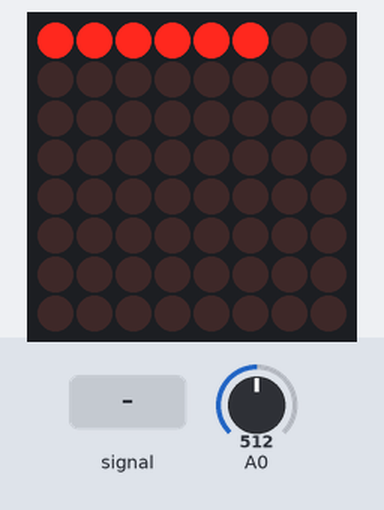
Recording of a sketch running on a simulated Arduino Uno, built with avr-gcc and run on an emulated ATmega328P. Shown: 8×8 LED matrix. The test bench sets the inputs (shaded band); at power-on: A0 = 512.

Above: at 1.2 s.
1.3 s: A0 fed a 200 Hz sine of ±81 counts around its level
At 1.57 s:
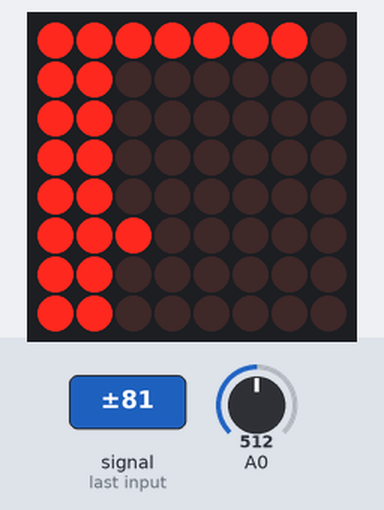
3.2 s: A0 set to 716
At 3.44 s:
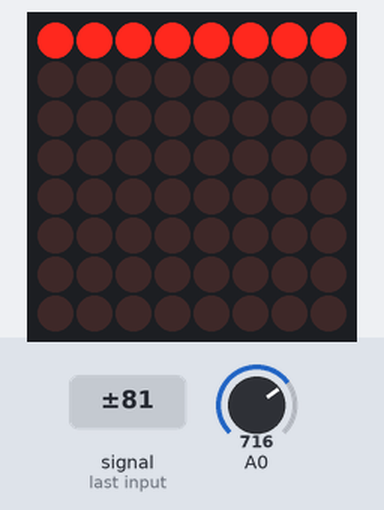
5.8 s: A0 set to 306
At 6.08 s:
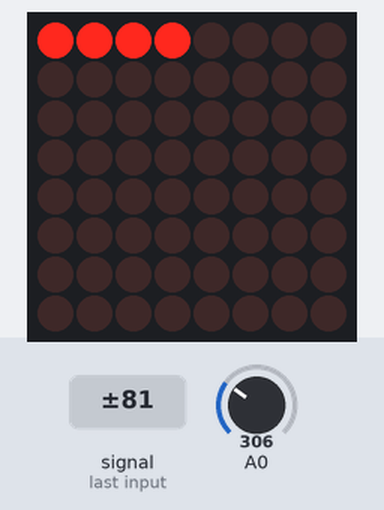
8.6 s: A0 fed a 1000 Hz sine of ±255 counts around its level
At 9.1 s:
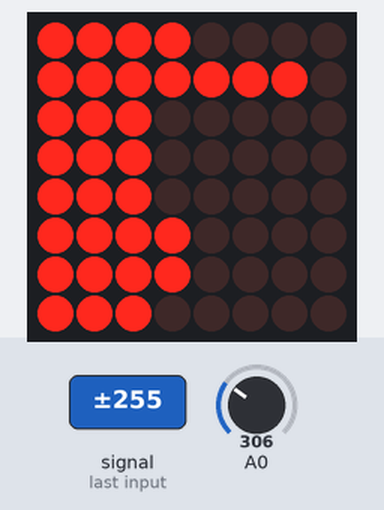
10.3 s: A0 fed a 2 Hz sine of ±306 counts around its level
12.2 s: A0 fed a 50 Hz sine of ±306 counts around its level
At 12.7 s:
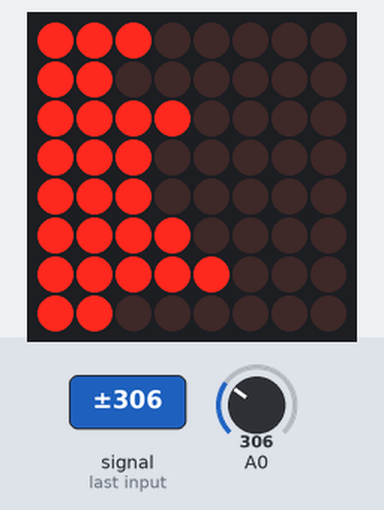

Measured:
- after the input at 1.3 s, the display: first changes at once (image 1 shows a later state)
- after the input at 3.2 s, the display: changes after 0.07 s (image 2)
- after the input at 5.8 s, the display: first differs from a run without the input after 0.08 s (image 3)
- after the input at 8.6 s, the display: first changes at once (image 4 shows a later state)
- after the input at 12.2 s, the display: first changes at once (image 5 shows a later state)
- what the display in image 0 shows lasts 0.4 s, from 0.8 s to 1.2 s

The sketch:

equalizer.ino
```cpp
#include "LedControlMS.h"
#include "fix_fft.h"

char im[128];
char data[128];
int i = 0;
int j = 0;
int k = 0;
int l0;
int l1;
int l2;
int l3;
int l4;
int l5;
int l6;
int l7;
LedControl lc = LedControl(12, 11, 10, 1);
void setup() {
  ADCSRA = (1 << ADEN) | (1 << ADPS0) | (0 << ADPS1) | (1 << ADPS2); // sps=500k ~f=10k
  lc.shutdown(0, false);
  /* Set the brightness to a medium values */
  lc.setIntensity(0, 1);
  /* and clear the display */
  lc.clearDisplay(0);
  pinMode(A0, INPUT);
}
void loop() {
  for (i = 0; i < 128; i++) {

    if (analogRead(A0) > 20) {
      data[i] = analogRead(A0) / 10;
    } else {
      data[i] = 0;
    }
    im[i] = 0;
  };
  fix_fft(data, im, 7, 0);

  for (i = 0; i < 64; i++) {
    data[i] = sqrt(data[i] * data[i] + im[i] * im[i]);
    data[i] = map(data[i], 0, 30, 0, 32);
  };
  l0 = (data[0] + data[1] + data[2] + data[3] + data[4] + data[5] + data[6] + data[7]) / 8;
  l1 = (data[8] + data[9] + data[10] + data[11] + data[12] + data[13] + data[14] + data[15]) / 3;
  l2 = (data[16] + data[17] + data[18] + data[19] + data[20] + data[21] + data[22] + data[23]) / 2;
  l3 = (data[24] + data[25] + data[26] + data[27] + data[28] + data[29] + data[30] + data[31]) / 2;
  l4 = (data[32] + data[33] + data[34] + data[35] + data[36] + data[37] + data[38] + data[39]) / 2;
  l5 = (data[40] + data[41] + data[42] + data[43] + data[44] + data[45] + data[46] + data[47]) / 2;
  l6 = (data[48] + data[49] + data[50] + data[51] + data[52] + data[53] + data[54] + data[55]) / 2;
  l7 = (data[56] + data[57] + data[58] + data[59] + data[60] + data[61] + data[62] + data[63]) / 2;
  i = 0;
  for (i = 0; i < l0; i++) {
    lc.setLed(0, 0, i, true);
  }
  i = 0;
  for (i = 0; i < l1; i++) {
    lc.setLed(0, 1, i, true);
  }
  i = 0;
  for (i = 0; i < l2; i++) {
    lc.setLed(0, 2, i, true);
  }
  i = 0;
  for (i = 0; i < l3; i++) {
    lc.setLed(0, 3, i, true);
  }
  i = 0;
  for (i = 0; i < l4; i++) {
    lc.setLed(0, 4, i, true);
  }
  i = 0;
  for (i = 0; i < l5; i++) {
    lc.setLed(0, 5, i, true);
  }
  i = 0;
  for (i = 0; i < l6; i++) {
    lc.setLed(0, 6, i, true);
  }
  i = 0;
  for (i = 0; i < l7; i++) {
    lc.setLed(0, 7, i, true);
  }
  i = 0;

  delay(50);
  lc.clearDisplay(0);
}
```

fix_fft.cpp
```cpp
#include <avr/pgmspace.h>
#include "fix_fft.h"

#include "Arduino.h"


#define N_WAVE	256    /* full length of Sinewave[] */
#define LOG2_N_WAVE 8	/* log2(N_WAVE) */


/*
 Since we only use 3/4 of N_WAVE, we define only
 this many samples, in order to conserve data space.
*/


const int8_t Sinewave[N_WAVE-N_WAVE/4] PROGMEM = {
0, 3, 6, 9, 12, 15, 18, 21,
24, 28, 31, 34, 37, 40, 43, 46,
48, 51, 54, 57, 60, 63, 65, 68,
71, 73, 76, 78, 81, 83, 85, 88,
90, 92, 94, 96, 98, 100, 102, 104,
106, 108, 109, 111, 112, 114, 115, 117,
118, 119, 120, 121, 122, 123, 124, 124,
125, 126, 126, 127, 127, 127, 127, 127,

127, 127, 127, 127, 127, 127, 126, 126,
125, 124, 124, 123, 122, 121, 120, 119,
118, 117, 115, 114, 112, 111, 109, 108,
106, 104, 102, 100, 98, 96, 94, 92,
90, 88, 85, 83, 81, 78, 76, 73,
71, 68, 65, 63, 60, 57, 54, 51,
48, 46, 43, 40, 37, 34, 31, 28,
24, 21, 18, 15, 12, 9, 6, 3,

0, -3, -6, -9, -12, -15, -18, -21,
-24, -28, -31, -34, -37, -40, -43, -46,
-48, -51, -54, -57, -60, -63, -65, -68,
-71, -73, -76, -78, -81, -83, -85, -88,
-90, -92, -94, -96, -98, -100, -102, -104,
-106, -108, -109, -111, -112, -114, -115, -117,
-118, -119, -120, -121, -122, -123, -124, -124,
-125, -126, -126, -127, -127, -127, -127, -127,

/*-127, -127, -127, -127, -127, -127, -126, -126,
-125, -124, -124, -123, -122, -121, -120, -119,
-118, -117, -115, -114, -112, -111, -109, -108,
-106, -104, -102, -100, -98, -96, -94, -92,
-90, -88, -85, -83, -81, -78, -76, -73,
-71, -68, -65, -63, -60, -57, -54, -51,
-48, -46, -43, -40, -37, -34, -31, -28,
-24, -21, -18, -15, -12, -9, -6, -3, */
};


/*
 FIX_MPY() - fixed-point multiplication & scaling.
 Substitute inline assembly for hardware-specific
 optimization suited to a particluar DSP processor.
 Scaling ensures that result remains 16-bit.
*/
inline char FIX_MPY(char a, char b)
{

 //Serial.println(a);
//Serial.println(b);


   /* shift right one less bit (i.e. 15-1) */
   int c = ((int)a * (int)b) >> 6;  //6
   /* last bit shifted out = rounding-bit */
   b = c & 0x01;
   /* last shift + rounding bit */
   a = (c >> 1) + b;

	 /*
	 Serial.println(Sinewave[3]);
	 Serial.println(c);
	 Serial.println(a);
	 while(1);*/

   return a;
}

/*
 fix_fft() - perform forward/inverse fast Fourier transform.
 fr[n],fi[n] are real and imaginary arrays, both INPUT AND
 RESULT (in-place FFT), with 0 <= n < 2**m; set inverse to
 0 for forward transform (FFT), or 1 for iFFT.
*/
int fix_fft(char fr[], char fi[], int m, int inverse)
{
   int mr, nn, i, j, l, k, istep, n, scale, shift;
   char qr, qi, tr, ti, wr, wi;

   n = 1 << m;

   /* max FFT size = N_WAVE */
   if (n > N_WAVE)
	 return -1;

   mr = 0;
   nn = n - 1;
   scale = 0;

   /* decimation in time - re-order data */
   for (m=1; m<=nn; ++m) {
	 l = n;
	 do {
		l >>= 1;
	 } while (mr+l > nn);
	 mr = (mr & (l-1)) + l;

	 if (mr <= m)
		continue;
	 tr = fr[m];
	 fr[m] = fr[mr];
	 fr[mr] = tr;
	 ti = fi[m];
	 fi[m] = fi[mr];
	 fi[mr] = ti;
   }

   l = 1;
   k = LOG2_N_WAVE-1;
   while (l < n) {
	 if (inverse) {
		/* variable scaling, depending upon data */
		shift = 0;
		for (i=0; i<n; ++i) {
		   j = fr[i];
		   if (j < 0)
			 j = -j;
		   m = fi[i];
		   if (m < 0)
			 m = -m;
		   if (j > 16383 || m > 16383) {
			 shift = 1;
			 break;
		   }
		}
		if (shift)
		   ++scale;
	 } else {
		/*
		 fixed scaling, for proper normalization --
		 there will be log2(n) passes, so this results
		 in an overall factor of 1/n, distributed to
		 maximize arithmetic accuracy.
		*/
		shift = 1;
	 }
	 /*
	   it may not be obvious, but the shift will be
	   performed on each data point exactly once,
	   during this pass.
	 */
	 istep = l << 1;
	 for (m=0; m<l; ++m) {
		j = m << k;
		/* 0 <= j < N_WAVE/2 */
		wr =  pgm_read_word_near(Sinewave + j+N_WAVE/4);
		wi = -pgm_read_word_near(Sinewave + j);
		if (inverse)
		   wi = -wi;
		if (shift) {
		   wr >>= 1;
		   wi >>= 1;
		}
		for (i=m; i<n; i+=istep) {
		   j = i + l;
		   tr = FIX_MPY(wr,fr[j]) - FIX_MPY(wi,fi[j]);
		   ti = FIX_MPY(wr,fi[j]) + FIX_MPY(wi,fr[j]);
		   qr = fr[i];
		   qi = fi[i];
		   if (shift) {
			 qr >>= 1;
			 qi >>= 1;
		   }
		   fr[j] = qr - tr;
		   fi[j] = qi - ti;
		   fr[i] = qr + tr;
		   fi[i] = qi + ti;
		}
	 }
	 --k;
	 l = istep;
   }
   return scale;
}

/*
 fix_fftr() - forward/inverse FFT on array of real numbers.
 Real FFT/iFFT using half-size complex FFT by distributing
 even/odd samples into real/imaginary arrays respectively.
 In order to save data space (i.e. to avoid two arrays, one
 for real, one for imaginary samples), we proceed in the
 following two steps: a) samples are rearranged in the real
 array so that all even samples are in places 0-(N/2-1) and
 all imaginary samples in places (N/2)-(N-1), and b) fix_fft
 is called with fr and fi pointing to index 0 and index N/2
 respectively in the original array. The above guarantees
 that fix_fft "sees" consecutive real samples as alternating
 real and imaginary samples in the complex array.
*/
int fix_fftr(char f[], int m, int inverse)
{
   int i, N = 1<<(m-1), scale = 0;
   char tt, *fr=f, *fi=&f[N];

   if (inverse)
	 scale = fix_fft(fi, fr, m-1, inverse);
   for (i=1; i<N; i+=2) {
	 tt = f[N+i-1];
	 f[N+i-1] = f[i];
	 f[i] = tt;
   }
   if (! inverse)
	 scale = fix_fft(fi, fr, m-1, inverse);
   return scale;
} 
```

fix_fft.h
```cpp
#ifndef FIXFFT_H
#define FIXFFT_H

#include "Arduino.h"

int fix_fft(char fr[], char fi[], int m, int inverse);


int fix_fftr(char f[], int m, int inverse);

#endif
```
